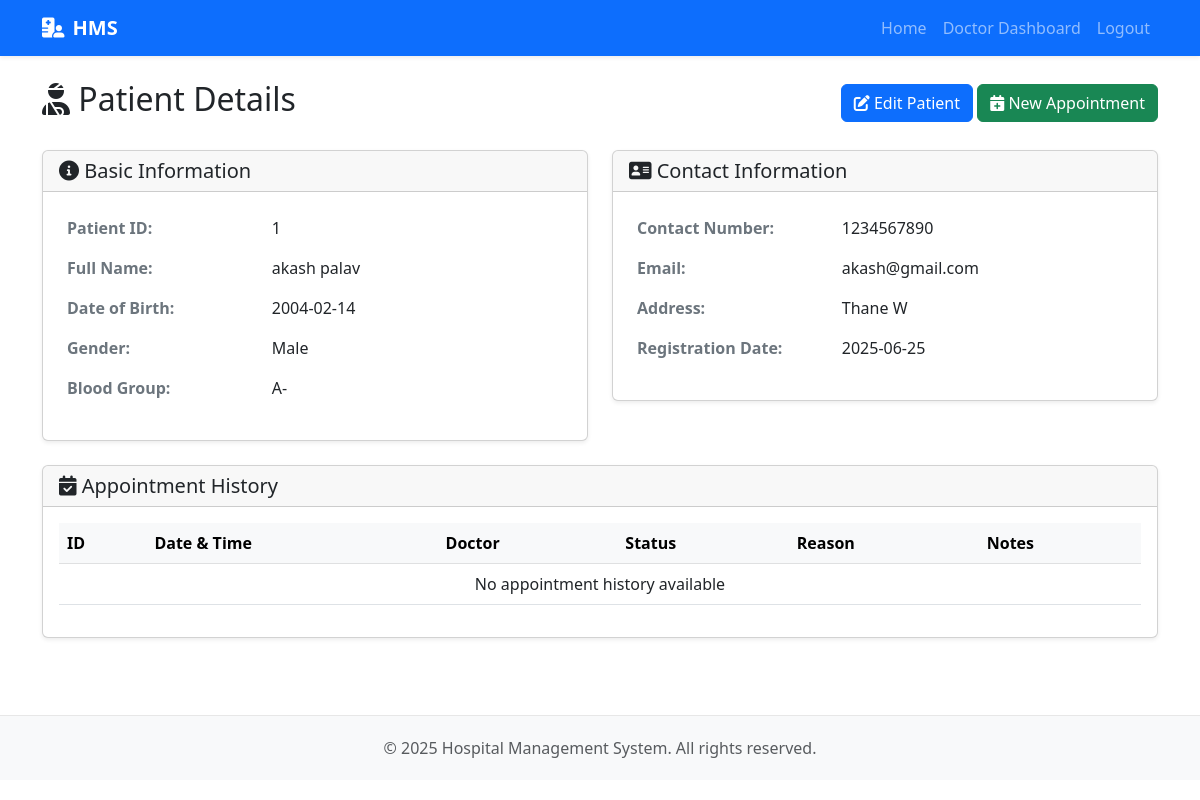
/patient/view-patient/1 (signed in), run on the app's committed database.
### app/models.py (models this page shows, shortened)
class Patient(db.Model):
    id = db.Column(db.Integer, primary_key=True)
    user_id = db.Column(db.Integer, db.ForeignKey('user.id'))
    first_name = db.Column(db.String(50), nullable=False)
    last_name = db.Column(db.String(50), nullable=False)
    date_of_birth = db.Column(db.Date, nullable=False)
    gender = db.Column(db.String(10))
    blood_group = db.Column(db.String(5))
    contact_number = db.Column(db.String(20))
    email = db.Column(db.String(120))
    address = db.Column(db.Text)
    registration_date = db.Column(db.DateTime, nullable=False, default=datetime.utcnow)
    appointments = db.relationship('Appointment', backref='patient', lazy='dynamic')
    @property
    def full_name(self):
        return f"{self.first_name} {self.last_name}"

### app/routes/patient_routes.py (the view)
@patient_bp.route('/view-patient/<int:id>')
@login_required
def view_patient(id):
    patient = Patient.query.get_or_404(id)
    return render_template('patient/patient_view.html', patient=patient)

### app/models.py (called while the page is built)
@login_manager.user_loader
def load_user(id):
    return User.query.get(int(id))

### app/templates/patient/patient_view.html (shortened to what this page needs)
{% extends "base.html" %}
{% block content %}
<div class="d-flex justify-content-between align-items-center mb-4">
    <h2><i class="fas fa-user-injured"></i> Patient Details</h2>
    <div>
        <a href="{{ url_for('admin.edit_patient', id=patient.id) }}" class="btn btn-primary">
            <i class="fas fa-edit"></i> Edit Patient
        </a>
        <a href="{{ url_for('admin.add_appointment') }}" class="btn btn-success">
            <i class="fas fa-calendar-plus"></i> New Appointment
        </a>
    </div>
</div>
<div class="row">
    <div class="col-md-6">
        <div class="card mb-4">
            <div class="card-header">
                <h5 class="mb-0"><i class="fas fa-info-circle"></i> Basic Information</h5>
            </div>
            <div class="card-body">
                <table class="table table-borderless">
                    <tr>
                        <th style="width: 40%">Patient ID:</th>
                        <td>{{ patient.id }}</td>
                    </tr>
                    <tr>
                        <th>Full Name:</th>
                        <td>{{ patient.full_name }}</td>
                    </tr>
                    <tr>
                        <th>Date of Birth:</th>
                        <td>{{ patient.date_of_birth.strftime('%Y-%m-%d') }}</td>
                    </tr>
                    <tr>
                        <th>Gender:</th>
                        <td>{{ patient.gender }}</td>
                    </tr>
                    <tr>
                        <th>Blood Group:</th>
                        <td>{{ patient.blood_group }}</td>
                    </tr>
                </table>
            </div>
        </div>
    </div>
    <div class="col-md-6">
        <div class="card mb-4">
            <div class="card-header">
                <h5 class="mb-0"><i class="fas fa-address-card"></i> Contact Information</h5>
            </div>
            <div class="card-body">
                <table class="table table-borderless">
                    <tr>
                        <th style="width: 40%">Contact Number:</th>
                        <td>{{ patient.contact_number }}</td>
                    </tr>
                    <tr>
                        <th>Email:</th>
                        <td>{{ patient.email }}</td>
                    </tr>
                    <tr>
                        <th>Address:</th>
                        <td>{{ patient.address }}</td>
                    </tr>
                    <tr>
                        <th>Registration Date:</th>
                        <td>{{ patient.registration_date.strftime('%Y-%m-%d') }}</td>
                    </tr>
                </table>
            </div>
        </div>
    </div>
</div>
<div class="card mb-4">
    <div class="card-header d-flex justify-content-between align-items-center">
        <h5 class="mb-0"><i class="fas fa-calendar-check"></i> Appointment History</h5>
    </div>
    <div class="card-body">
        <div class="table-responsive">
            <table class="table table-hover">
                <thead class="table-light">
                    <tr>
                        <th>ID</th>
                        <th>Date & Time</th>
                        <th>Doctor</th>
                        <th>Status</th>
                        <th>Reason</th>
                        <th>Notes</th>
                    </tr>
                </thead>
                <tbody>
                    {% for appointment in appointments %}
                    <tr>
                        <td>{{ appointment.id }}</td>
                        <td>{{ appointment.appointment_date.strftime('%Y-%m-%d %H:%M') }}</td>
                        <td>{{ appointment.doctor.full_name }}</td>
                        <td>
                            <span class="badge {% if appointment.status == 'Scheduled' %}bg-primary
                                  {% elif appointment.status == 'Completed' %}bg-success
                                  {% elif appointment.status == 'Cancelled' %}bg-danger
                                  {% else %}bg-secondary{% endif %}">
                                {{ appointment.status }}
                            </span>
                        </td>
                        <td>{{ appointment.reason }}</td>
                        <td>{{ appointment.notes }}</td>
                    </tr>
                    {% else %}
                    <tr>
                        <td colspan="6" class="text-center">No appointment history available</td>
                    </tr>
                    {% endfor %}
                </tbody>
            </table>
        </div>
    </div>
</div>
{% endblock %}

### app/static/css/style.css (style rules this page uses)
body { padding-bottom: 20px; }
.card { box-shadow: 0 0.125rem 0.25rem rgba(0, 0, 0, 0.075); margin-bottom: 1.5rem; }
.card-header { font-weight: 500; }
.table th { font-weight: 600; }
.table-borderless th { color: #6c757d; }

### app/templates/base.html (style rules this page uses)
body { display: flex; flex-direction: column; min-height: 100vh; }

### data on the page
Patient: id "1", full_name "akash palav", date_of_birth "2004-02-14", gender "Male", blood_group "A-", contact_number "1234567890", email "akash@gmail.com", address "Thane W", registration_date "2025-06-25"
